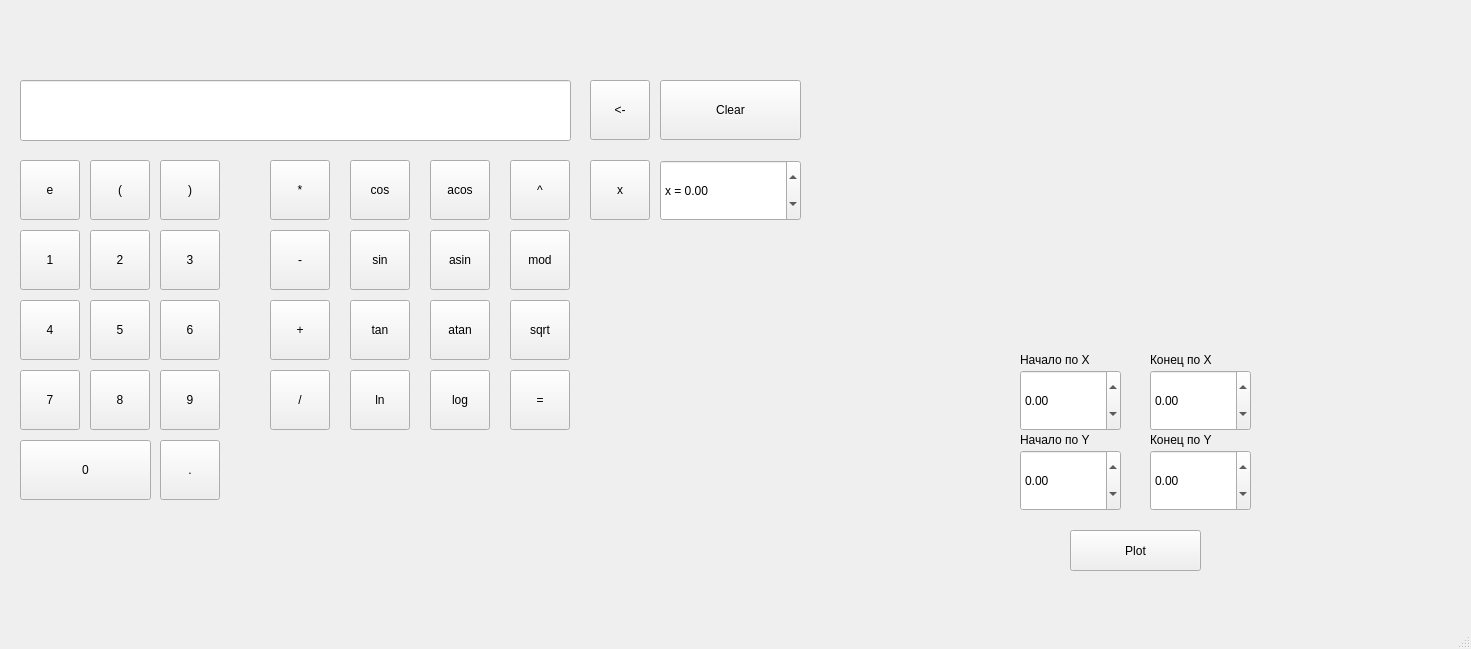
<?xml version="1.0" encoding="UTF-8"?>
<ui version="4.0">
 <class>CalcView</class>
 <widget class="QMainWindow" name="CalcView">
  <property name="geometry">
   <rect>
    <x>0</x>
    <y>0</y>
    <width>1471</width>
    <height>649</height>
   </rect>
  </property>
  <property name="tabletTracking">
   <bool>false</bool>
  </property>
  <property name="windowTitle">
   <string>calc_view</string>
  </property>
  <widget class="QWidget" name="centralwidget">
   <widget class="QPushButton" name="pushButton">
    <property name="geometry">
     <rect>
      <x>270</x>
      <y>300</y>
      <width>60</width>
      <height>60</height>
     </rect>
    </property>
    <property name="text">
     <string>+</string>
    </property>
   </widget>
   <widget class="QPushButton" name="pushButton_2">
    <property name="geometry">
     <rect>
      <x>270</x>
      <y>230</y>
      <width>60</width>
      <height>60</height>
     </rect>
    </property>
    <property name="text">
     <string>-</string>
    </property>
   </widget>
   <widget class="QPushButton" name="pushButton_3">
    <property name="geometry">
     <rect>
      <x>270</x>
      <y>160</y>
      <width>60</width>
      <height>60</height>
     </rect>
    </property>
    <property name="text">
     <string>*</string>
    </property>
   </widget>
   <widget class="QPushButton" name="pushButton_4">
    <property name="geometry">
     <rect>
      <x>510</x>
      <y>160</y>
      <width>60</width>
      <height>60</height>
     </rect>
    </property>
    <property name="text">
     <string>^</string>
    </property>
   </widget>
   <widget class="QPushButton" name="pushButton_5">
    <property name="geometry">
     <rect>
      <x>270</x>
      <y>370</y>
      <width>60</width>
      <height>60</height>
     </rect>
    </property>
    <property name="text">
     <string>/</string>
    </property>
   </widget>
   <widget class="QPushButton" name="pushButton_6">
    <property name="geometry">
     <rect>
      <x>350</x>
      <y>160</y>
      <width>60</width>
      <height>60</height>
     </rect>
    </property>
    <property name="text">
     <string>cos</string>
    </property>
   </widget>
   <widget class="QPushButton" name="pushButton_7">
    <property name="geometry">
     <rect>
      <x>430</x>
      <y>160</y>
      <width>60</width>
      <height>60</height>
     </rect>
    </property>
    <property name="text">
     <string>acos</string>
    </property>
   </widget>
   <widget class="QPushButton" name="pushButton_8">
    <property name="geometry">
     <rect>
      <x>350</x>
      <y>230</y>
      <width>60</width>
      <height>60</height>
     </rect>
    </property>
    <property name="text">
     <string>sin</string>
    </property>
   </widget>
   <widget class="QPushButton" name="pushButton_9">
    <property name="geometry">
     <rect>
      <x>350</x>
      <y>300</y>
      <width>60</width>
      <height>60</height>
     </rect>
    </property>
    <property name="text">
     <string>tan</string>
    </property>
   </widget>
   <widget class="QPushButton" name="pushButton_10">
    <property name="geometry">
     <rect>
      <x>430</x>
      <y>230</y>
      <width>60</width>
      <height>60</height>
     </rect>
    </property>
    <property name="text">
     <string>asin</string>
    </property>
   </widget>
   <widget class="QPushButton" name="pushButton_11">
    <property name="geometry">
     <rect>
      <x>430</x>
      <y>300</y>
      <width>60</width>
      <height>60</height>
     </rect>
    </property>
    <property name="text">
     <string>atan</string>
    </property>
   </widget>
   <widget class="QPushButton" name="pushButton_12">
    <property name="geometry">
     <rect>
      <x>430</x>
      <y>370</y>
      <width>60</width>
      <height>60</height>
     </rect>
    </property>
    <property name="text">
     <string>log</string>
    </property>
   </widget>
   <widget class="QPushButton" name="pushButton_13">
    <property name="geometry">
     <rect>
      <x>510</x>
      <y>300</y>
      <width>60</width>
      <height>60</height>
     </rect>
    </property>
    <property name="text">
     <string>sqrt</string>
    </property>
   </widget>
   <widget class="QPushButton" name="pushButton_14">
    <property name="geometry">
     <rect>
      <x>350</x>
      <y>370</y>
      <width>60</width>
      <height>60</height>
     </rect>
    </property>
    <property name="text">
     <string>ln</string>
    </property>
   </widget>
   <widget class="QPushButton" name="pushButton_15">
    <property name="geometry">
     <rect>
      <x>510</x>
      <y>230</y>
      <width>60</width>
      <height>60</height>
     </rect>
    </property>
    <property name="text">
     <string>mod</string>
    </property>
   </widget>
   <widget class="QDoubleSpinBox" name="doubleSpinBox">
    <property name="geometry">
     <rect>
      <x>660</x>
      <y>160</y>
      <width>141</width>
      <height>61</height>
     </rect>
    </property>
    <property name="prefix">
     <string>x = </string>
    </property>
    <property name="minimum">
     <double>-999999.000000000000000</double>
    </property>
    <property name="maximum">
     <double>999999.000000000000000</double>
    </property>
   </widget>
   <widget class="QPushButton" name="pushButton_21">
    <property name="geometry">
     <rect>
      <x>510</x>
      <y>370</y>
      <width>60</width>
      <height>60</height>
     </rect>
    </property>
    <property name="text">
     <string>=</string>
    </property>
   </widget>
   <widget class="QLineEdit" name="lineEdit">
    <property name="geometry">
     <rect>
      <x>20</x>
      <y>80</y>
      <width>551</width>
      <height>61</height>
     </rect>
    </property>
   </widget>
   <widget class="QPushButton" name="pushButton_16">
    <property name="geometry">
     <rect>
      <x>20</x>
      <y>230</y>
      <width>60</width>
      <height>60</height>
     </rect>
    </property>
    <property name="text">
     <string>1</string>
    </property>
   </widget>
   <widget class="QPushButton" name="pushButton_17">
    <property name="geometry">
     <rect>
      <x>90</x>
      <y>230</y>
      <width>60</width>
      <height>60</height>
     </rect>
    </property>
    <property name="text">
     <string>2</string>
    </property>
   </widget>
   <widget class="QPushButton" name="pushButton_18">
    <property name="geometry">
     <rect>
      <x>160</x>
      <y>230</y>
      <width>60</width>
      <height>60</height>
     </rect>
    </property>
    <property name="text">
     <string>3</string>
    </property>
   </widget>
   <widget class="QPushButton" name="pushButton_19">
    <property name="geometry">
     <rect>
      <x>20</x>
      <y>300</y>
      <width>60</width>
      <height>60</height>
     </rect>
    </property>
    <property name="text">
     <string>4</string>
    </property>
   </widget>
   <widget class="QPushButton" name="pushButton_20">
    <property name="geometry">
     <rect>
      <x>90</x>
      <y>300</y>
      <width>60</width>
      <height>60</height>
     </rect>
    </property>
    <property name="text">
     <string>5</string>
    </property>
   </widget>
   <widget class="QPushButton" name="pushButton_22">
    <property name="geometry">
     <rect>
      <x>160</x>
      <y>300</y>
      <width>60</width>
      <height>60</height>
     </rect>
    </property>
    <property name="text">
     <string>6</string>
    </property>
   </widget>
   <widget class="QPushButton" name="pushButton_23">
    <property name="geometry">
     <rect>
      <x>20</x>
      <y>370</y>
      <width>60</width>
      <height>60</height>
     </rect>
    </property>
    <property name="text">
     <string>7</string>
    </property>
   </widget>
   <widget class="QPushButton" name="pushButton_24">
    <property name="geometry">
     <rect>
      <x>90</x>
      <y>370</y>
      <width>60</width>
      <height>60</height>
     </rect>
    </property>
    <property name="text">
     <string>8</string>
    </property>
   </widget>
   <widget class="QPushButton" name="pushButton_25">
    <property name="geometry">
     <rect>
      <x>160</x>
      <y>370</y>
      <width>60</width>
      <height>60</height>
     </rect>
    </property>
    <property name="text">
     <string>9</string>
    </property>
   </widget>
   <widget class="QPushButton" name="pushButton_26">
    <property name="geometry">
     <rect>
      <x>590</x>
      <y>160</y>
      <width>60</width>
      <height>60</height>
     </rect>
    </property>
    <property name="text">
     <string>x</string>
    </property>
   </widget>
   <widget class="QPushButton" name="pushButton_27">
    <property name="geometry">
     <rect>
      <x>660</x>
      <y>80</y>
      <width>141</width>
      <height>60</height>
     </rect>
    </property>
    <property name="text">
     <string>Clear</string>
    </property>
   </widget>
   <widget class="QPushButton" name="pushButton_28">
    <property name="geometry">
     <rect>
      <x>90</x>
      <y>160</y>
      <width>60</width>
      <height>60</height>
     </rect>
    </property>
    <property name="text">
     <string>(</string>
    </property>
   </widget>
   <widget class="QPushButton" name="pushButton_29">
    <property name="geometry">
     <rect>
      <x>160</x>
      <y>160</y>
      <width>60</width>
      <height>60</height>
     </rect>
    </property>
    <property name="text">
     <string>)</string>
    </property>
   </widget>
   <widget class="QPushButton" name="pushButton_30">
    <property name="geometry">
     <rect>
      <x>20</x>
      <y>440</y>
      <width>131</width>
      <height>60</height>
     </rect>
    </property>
    <property name="text">
     <string>0</string>
    </property>
   </widget>
   <widget class="QPushButton" name="pushButton_31">
    <property name="geometry">
     <rect>
      <x>160</x>
      <y>440</y>
      <width>60</width>
      <height>60</height>
     </rect>
    </property>
    <property name="text">
     <string>.</string>
    </property>
   </widget>
   <widget class="QPushButton" name="pushButton_32">
    <property name="geometry">
     <rect>
      <x>590</x>
      <y>80</y>
      <width>60</width>
      <height>60</height>
     </rect>
    </property>
    <property name="text">
     <string>&lt;-</string>
    </property>
   </widget>
   <widget class="QPushButton" name="pushButton_33">
    <property name="geometry">
     <rect>
      <x>20</x>
      <y>160</y>
      <width>60</width>
      <height>60</height>
     </rect>
    </property>
    <property name="text">
     <string>e</string>
    </property>
   </widget>
   <widget class="QCustomPlot" name="widget" native="true">
    <property name="geometry">
     <rect>
      <x>870</x>
      <y>30</y>
      <width>541</width>
      <height>301</height>
     </rect>
    </property>
   </widget>
   <widget class="QDoubleSpinBox" name="doubleSpinBox_2">
    <property name="geometry">
     <rect>
      <x>1020</x>
      <y>370</y>
      <width>101</width>
      <height>61</height>
     </rect>
    </property>
    <property name="prefix">
     <string/>
    </property>
    <property name="minimum">
     <double>-999999.000000000000000</double>
    </property>
    <property name="maximum">
     <double>999999.000000000000000</double>
    </property>
   </widget>
   <widget class="QDoubleSpinBox" name="doubleSpinBox_3">
    <property name="geometry">
     <rect>
      <x>1150</x>
      <y>370</y>
      <width>101</width>
      <height>61</height>
     </rect>
    </property>
    <property name="prefix">
     <string/>
    </property>
    <property name="minimum">
     <double>-999999.000000000000000</double>
    </property>
    <property name="maximum">
     <double>999999.000000000000000</double>
    </property>
   </widget>
   <widget class="QDoubleSpinBox" name="doubleSpinBox_4">
    <property name="geometry">
     <rect>
      <x>1020</x>
      <y>450</y>
      <width>101</width>
      <height>61</height>
     </rect>
    </property>
    <property name="prefix">
     <string/>
    </property>
    <property name="minimum">
     <double>-999999.000000000000000</double>
    </property>
    <property name="maximum">
     <double>999999.000000000000000</double>
    </property>
   </widget>
   <widget class="QDoubleSpinBox" name="doubleSpinBox_5">
    <property name="geometry">
     <rect>
      <x>1150</x>
      <y>450</y>
      <width>101</width>
      <height>61</height>
     </rect>
    </property>
    <property name="prefix">
     <string/>
    </property>
    <property name="minimum">
     <double>-999999.000000000000000</double>
    </property>
    <property name="maximum">
     <double>999999.000000000000000</double>
    </property>
   </widget>
   <widget class="QLabel" name="label">
    <property name="geometry">
     <rect>
      <x>1020</x>
      <y>350</y>
      <width>91</width>
      <height>20</height>
     </rect>
    </property>
    <property name="text">
     <string>Начало по X</string>
    </property>
   </widget>
   <widget class="QLabel" name="label_2">
    <property name="geometry">
     <rect>
      <x>1150</x>
      <y>350</y>
      <width>91</width>
      <height>20</height>
     </rect>
    </property>
    <property name="text">
     <string>Конец по X</string>
    </property>
   </widget>
   <widget class="QLabel" name="label_3">
    <property name="geometry">
     <rect>
      <x>1020</x>
      <y>430</y>
      <width>91</width>
      <height>20</height>
     </rect>
    </property>
    <property name="text">
     <string>Начало по Y</string>
    </property>
   </widget>
   <widget class="QLabel" name="label_4">
    <property name="geometry">
     <rect>
      <x>1150</x>
      <y>430</y>
      <width>91</width>
      <height>20</height>
     </rect>
    </property>
    <property name="text">
     <string>Конец по Y</string>
    </property>
   </widget>
   <widget class="QPushButton" name="pushButton_34">
    <property name="geometry">
     <rect>
      <x>1070</x>
      <y>530</y>
      <width>131</width>
      <height>41</height>
     </rect>
    </property>
    <property name="text">
     <string>Plot</string>
    </property>
   </widget>
  </widget>
  <widget class="QMenuBar" name="menubar">
   <property name="geometry">
    <rect>
     <x>0</x>
     <y>0</y>
     <width>1471</width>
     <height>22</height>
    </rect>
   </property>
  </widget>
  <widget class="QStatusBar" name="statusbar"/>
 </widget>
 <customwidgets>
  <customwidget>
   <class>QCustomPlot</class>
   <extends>QWidget</extends>
   <header>qcustomplot.h</header>
   <container>1</container>
  </customwidget>
 </customwidgets>
 <resources/>
 <connections/>
</ui>
